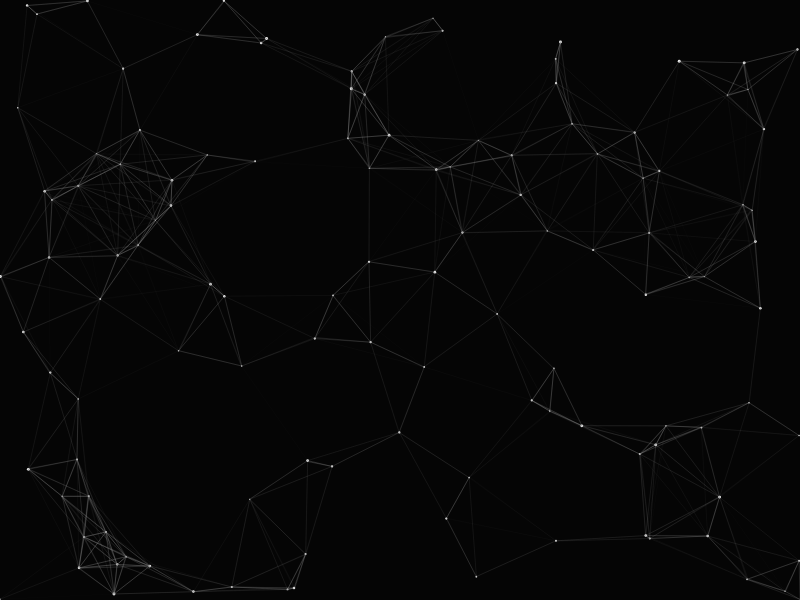
Frame 1 (no input)
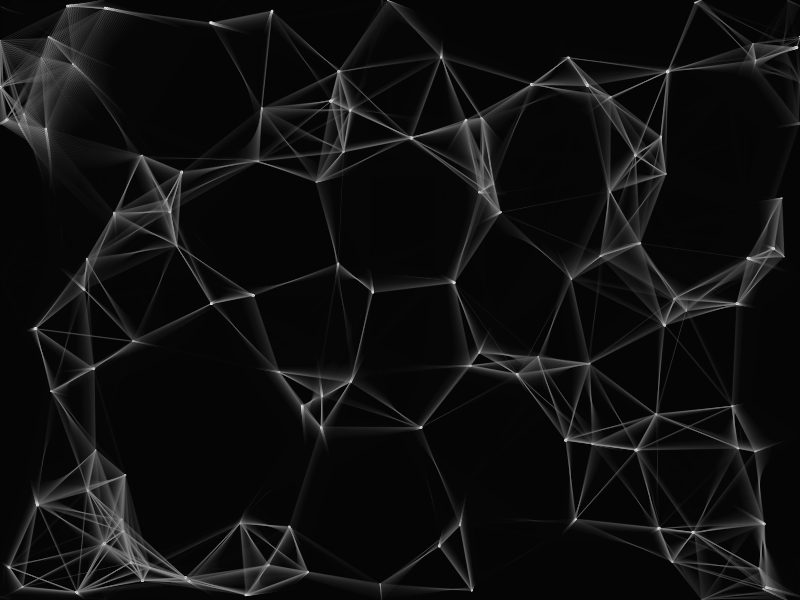
Frame 60 (no input)
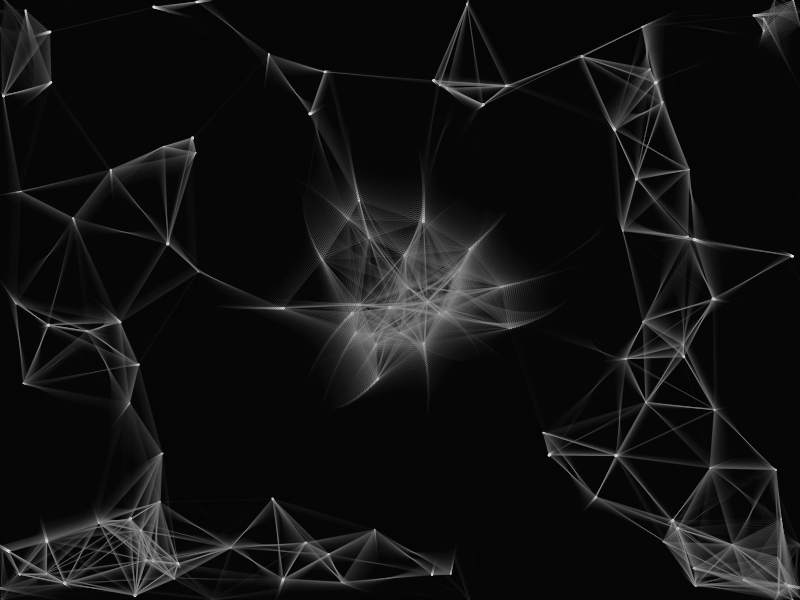
Frame 120 (the mouse pressed at the canvas centre since frame 60)

The p5.js sketch that drew these frames (run headless with seeded random() and noise() and a simulated clock; from frame 60 on, the mouse is pressed at the canvas centre):

// p5.js sketch
// ── sketch.js
let stars = [];
const STAR_COUNT = 120;

function setup() {
  //createCanvas(windowWidth, windowHeight);
  createCanvas(800, 600);

  for (let i = 0; i < STAR_COUNT; i++) {
    stars.push(new Star());
  }
  background(5);
}

function draw() {
  background(5, 20); // ghostly trail

  for (let s of stars) {
    s.update();
    s.draw();
    s.connect(stars);
  }
}

class Star {
  constructor() {
    this.pos = createVector(random(width), random(height));
    this.vel = p5.Vector.random2D().mult(random(0.2, 1));
    this.size = random(1, 3);
  }

  update() {
    // gentle attraction to the mouse
    let mouse = createVector(mouseX, mouseY);
    let d = p5.Vector.dist(this.pos, mouse);

    if (d < 200) {
      let pull = p5.Vector.sub(mouse, this.pos);
      pull.setMag(0.05);
      this.vel.add(pull);
    }

    this.pos.add(this.vel);
    this.vel.limit(2);

    // wrap around edges
    if (this.pos.x < 0) this.pos.x = width;
    if (this.pos.x > width) this.pos.x = 0;
    if (this.pos.y < 0) this.pos.y = height;
    if (this.pos.y > height) this.pos.y = 0;
  }

  draw() {
    noStroke();
    fill(240);
    circle(this.pos.x, this.pos.y, this.size);
  }

  connect(others) {
    for (let o of others) {
      let d = p5.Vector.dist(this.pos, o.pos);
      if (d < 120) {
        stroke(150, map(d, 0, 120, 80, 0));
        line(this.pos.x, this.pos.y, o.pos.x, o.pos.y);
      }
    }
  }
}

function windowResized() {
  resizeCanvas(windowWidth, windowHeight);
}

function mousePressed() {
  stars.push(new Star());
}
